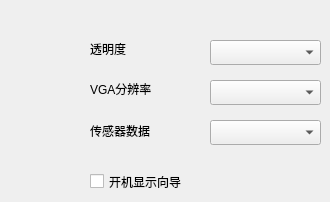
     <widget class="QWidget" name="page_general_subGeneral">
      <widget class="QLabel" name="label_subGeneral_transparent">
       <property name="geometry">
        <rect>
         <x>90</x>
         <y>40</y>
         <width>67</width>
         <height>17</height>
        </rect>
       </property>
       <property name="text">
        <string>透明度</string>
       </property>
      </widget>
      <widget class="QLabel" name="label_subGeneral_VGAResolutionRatio">
       <property name="geometry">
        <rect>
         <x>90</x>
         <y>80</y>
         <width>81</width>
         <height>17</height>
        </rect>
       </property>
       <property name="text">
        <string>VGA分辨率</string>
       </property>
      </widget>
      <widget class="QCheckBox" name="checkBox_subGeneral_guide">
       <property name="geometry">
        <rect>
         <x>90</x>
         <y>170</y>
         <width>111</width>
         <height>23</height>
        </rect>
       </property>
       <property name="text">
        <string>开机显示向导</string>
       </property>
      </widget>
      <widget class="QComboBox" name="comboBox_subGeneral_transparent">
       <property name="geometry">
        <rect>
         <x>210</x>
         <y>40</y>
         <width>111</width>
         <height>25</height>
        </rect>
       </property>
      </widget>
      <widget class="QComboBox" name="comboBox_subGeneral_VGAResolutionRatio">
       <property name="geometry">
        <rect>
         <x>210</x>
         <y>80</y>
         <width>111</width>
         <height>25</height>
        </rect>
       </property>
      </widget>
      <widget class="QLabel" name="label_subGeneral_sensorData">
       <property name="geometry">
        <rect>
         <x>90</x>
         <y>120</y>
         <width>81</width>
         <height>21</height>
        </rect>
       </property>
       <property name="text">
        <string>传感器数据</string>
       </property>
      </widget>
      <widget class="QComboBox" name="comboBox_subGeneral_sensorData">
       <property name="geometry">
        <rect>
         <x>210</x>
         <y>120</y>
         <width>111</width>
         <height>25</height>
        </rect>
       </property>
      </widget>
     </widget>
